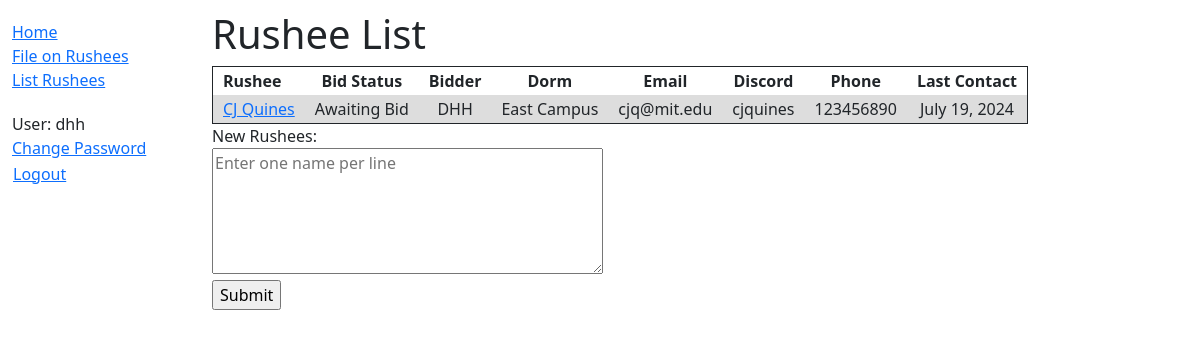
The app's page /rushees/ (signed in) with its own data.
### rush/models.py (models this page shows, shortened)
class Rushee(models.Model):
    STATUSES = (
        ('n', 'None'),
        ('a', 'Awaiting Bid'),
        ('b', 'Bid Delivered'),
        ('p', 'Pledged'),
    )
    name = models.CharField(max_length=100)
    dorm = models.CharField(max_length=50, null=True, blank=True)
    email = models.EmailField(null=True, blank=True)
    discord = models.CharField(max_length=50, null=True, blank=True)
    phone = models.CharField(max_length=20, null=True, blank=True)
    status = models.CharField(max_length=1, choices=STATUSES, default='None')
    bidder = models.ForeignKey(settings.AUTH_USER_MODEL, on_delete=models.SET_NULL, null=True, blank=True)
    last_contact = models.DateField(null=True, blank=True)
    comments = models.TextField(null=True, blank=True)
    class Meta:
        ordering = ['status', 'name']
    @property
    def b(self):
        return len(self.filing_set.filter(type__exact='b'))
    @property
    def n(self):
        return len(self.filing_set.filter(type__exact='n'))
    def get_absolute_url(self):
        return reverse('rushee-detail', args=[str(self.id)])
    def __str__(self):
        return f'{self.name}'

### rush/views.py (the view, shortened to what this page needs)
# urls.py: path('rushees/', views.RusheeListView, name='rushee-list'),
@login_required
def RusheeListView(request):
    rushee_list = Rushee.objects.all()
    form = AddRusheesForm()
    context = {
        'rushee_list': rushee_list,
        'form': form
    }
    return render(request, 'rush/rushee_list.html', context)

### rush/forms.py
class AddRusheesForm(forms.Form):
    rushees = forms.CharField(widget=forms.Textarea(attrs={
        'placeholder': 'Enter one name per line',
        'rows': 5}), label='New Rushees', required=False, )

### rush/templates/rush/rushee_list.html (shortened to what this page needs)
{% extends "base_generic.html" %}
{% block content %}
    <h1>Rushee List</h1>
    {% if rushee_list %}
        <table class="table-fancy">
            <tr>
                <th style="text-align: left">Rushee</th>
                <th>Bid Status</th>
                <th>Bidder</th>
                <th>Dorm</th>
                <th>Email</th>
                <th>Discord</th>
                <th>Phone</th>
                <th>Last Contact</th>
            </tr>
            {% for rushee in rushee_list %}
                <tr>
                    <td style="text-align: left">
                        <a href="{{ rushee.get_absolute_url }}">{{ rushee }}</a>
                    </td>
                    <td>{{ rushee.get_status_display }}</td>
                    <td>{{ rushee.bidder|upper }}</td>
                    <td>{{ rushee.dorm }}</td>
                    <td>{{ rushee.email }}</td>
                    <td>{{ rushee.discord }}</td>
                    <td>{{ rushee.phone }}</td>
                    <td>{{ rushee.last_contact }}</td>
                </tr>
            {% endfor %}
        </table>
    {% else %}
        <p>There are no rushees in the system.</p>
    {% endif %}
    <form action="" method="post">
        {{ form.rushees.label_tag }}
        <br/>
        {{ form.rushees }}
        <br/>
        <input type="submit" value="Submit">
    </form>
{% endblock %}

### rush/templates/base_generic.html (shortened to what this page needs)
<!DOCTYPE html>
<html lang="en">
<head>
    <link href="https://cdn.jsdelivr.net/npm/bootstrap@5.3.3/dist/css/bootstrap.min.css" rel="stylesheet"
>
    {% load static %}
    <link rel="stylesheet" href="{% static 'css/styles.css' %}">
</head>
<body>
<div class="container-fluid">
    <div class="row">
        <div class="col-sm-2">
            {% block sidebar %}
                <ul class="sidebar-nav">
                    <li><a href="{% url 'index' %}">Home</a></li>
                    {% if user.is_authenticated %}
                        <li><a href="{% url 'file-list' %}">File on Rushees</a></li>
                        <li><a href="{% url 'rushee-list' %}">List Rushees</a></li>
                    {% endif %}
                </ul>
                <ul class="sidebar-nav">
                    {% if user.is_authenticated %}
                        <li>User: {{ user.get_username }}</li>
                        <li><a href="{% url 'reset-password' %}">Change Password</a></li>
                        <li>
                            <form id="logout-form" method="post" action="{% url 'logout' %}">
                                <button type="submit" class="btn btn-link">Logout</button>
                            </form>
                        </li>
                    {% else %}
                        <li><a href="{% url 'login' %}">Login</a></li>
                    {% endif %}
                </ul>
            {% endblock %}
        </div>
        <div class="col-sm-10 ">
            {% block content %}{% endblock %}
        </div>
    </div>
</div>
</body>
</html>

### static/css/styles.css (style rules this page uses)
.sidebar-nav { margin-top: 20px; padding: 0; list-style: none; }
#logout-form { display: inline; }
#logout-form button { padding: 0; margin: 0; }
.col-sm-10 { padding-top: 10px; padding-bottom: 50px; }

### records on screen
Rushee: name "CJ Quines", status "Awaiting Bid", bidder "DHH", dorm "East Campus", email "cjq@mit.edu", discord "cjquines", phone "123456890", last_contact "July 19, 2024"

### other values on screen
{{ user.get_username }} "dhh"
